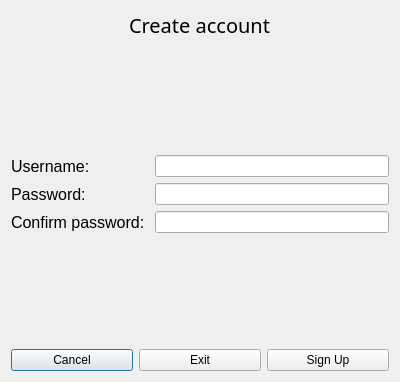
<?xml version="1.0" encoding="UTF-8"?>
<ui version="4.0">
 <class>SignUp</class>
 <widget class="QDialog" name="SignUp">
  <property name="geometry">
   <rect>
    <x>0</x>
    <y>0</y>
    <width>400</width>
    <height>382</height>
   </rect>
  </property>
  <property name="windowTitle">
   <string>Dialog</string>
  </property>
  <layout class="QVBoxLayout" name="verticalLayout_3">
   <item>
    <layout class="QHBoxLayout" name="horizontalLayout">
     <item>
      <spacer name="horizontalSpacer">
       <property name="orientation">
        <enum>Qt::Horizontal</enum>
       </property>
       <property name="sizeHint" stdset="0">
        <size>
         <width>40</width>
         <height>20</height>
        </size>
       </property>
      </spacer>
     </item>
     <item>
      <widget class="QLabel" name="lblCrtAcc">
       <property name="font">
        <font>
         <family>Goudy Stout</family>
         <pointsize>15</pointsize>
        </font>
       </property>
       <property name="text">
        <string>Create account</string>
       </property>
      </widget>
     </item>
     <item>
      <spacer name="horizontalSpacer_2">
       <property name="orientation">
        <enum>Qt::Horizontal</enum>
       </property>
       <property name="sizeHint" stdset="0">
        <size>
         <width>40</width>
         <height>20</height>
        </size>
       </property>
      </spacer>
     </item>
    </layout>
   </item>
   <item>
    <spacer name="verticalSpacer">
     <property name="orientation">
      <enum>Qt::Vertical</enum>
     </property>
     <property name="sizeHint" stdset="0">
      <size>
       <width>20</width>
       <height>100</height>
      </size>
     </property>
    </spacer>
   </item>
   <item>
    <layout class="QHBoxLayout" name="horizontalLayout_2">
     <item>
      <layout class="QVBoxLayout" name="verticalLayout">
       <item>
        <widget class="QLabel" name="lblUsrnm">
         <property name="font">
          <font>
           <pointsize>12</pointsize>
          </font>
         </property>
         <property name="text">
          <string>Username: </string>
         </property>
        </widget>
       </item>
       <item>
        <widget class="QLabel" name="lblPass">
         <property name="font">
          <font>
           <pointsize>12</pointsize>
          </font>
         </property>
         <property name="text">
          <string>Password: </string>
         </property>
        </widget>
       </item>
       <item>
        <widget class="QLabel" name="lblConfPass">
         <property name="font">
          <font>
           <pointsize>12</pointsize>
          </font>
         </property>
         <property name="text">
          <string>Confirm password: </string>
         </property>
        </widget>
       </item>
      </layout>
     </item>
     <item>
      <layout class="QVBoxLayout" name="verticalLayout_2">
       <item>
        <widget class="QLineEdit" name="lineEdit"/>
       </item>
       <item>
        <widget class="QLineEdit" name="lineEdit_2"/>
       </item>
       <item>
        <widget class="QLineEdit" name="lineEdit_3"/>
       </item>
      </layout>
     </item>
    </layout>
   </item>
   <item>
    <spacer name="verticalSpacer_2">
     <property name="orientation">
      <enum>Qt::Vertical</enum>
     </property>
     <property name="sizeHint" stdset="0">
      <size>
       <width>20</width>
       <height>100</height>
      </size>
     </property>
    </spacer>
   </item>
   <item>
    <layout class="QHBoxLayout" name="horizontalLayout_3">
     <item>
      <widget class="QPushButton" name="btnCncl">
       <property name="text">
        <string>Cancel</string>
       </property>
      </widget>
     </item>
     <item>
      <widget class="QPushButton" name="btnExit">
       <property name="text">
        <string>Exit</string>
       </property>
      </widget>
     </item>
     <item>
      <widget class="QPushButton" name="btnSgnup">
       <property name="text">
        <string>Sign Up</string>
       </property>
      </widget>
     </item>
    </layout>
   </item>
  </layout>
 </widget>
 <resources/>
 <connections/>
</ui>
